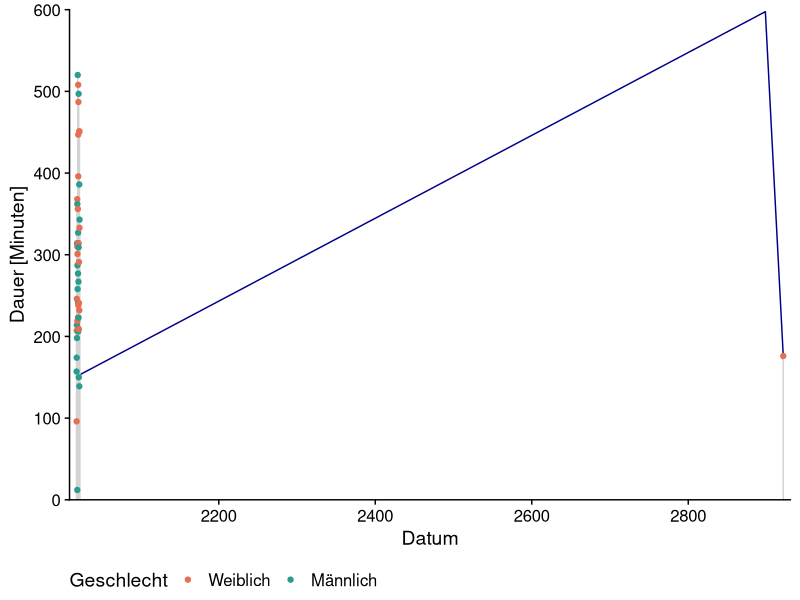
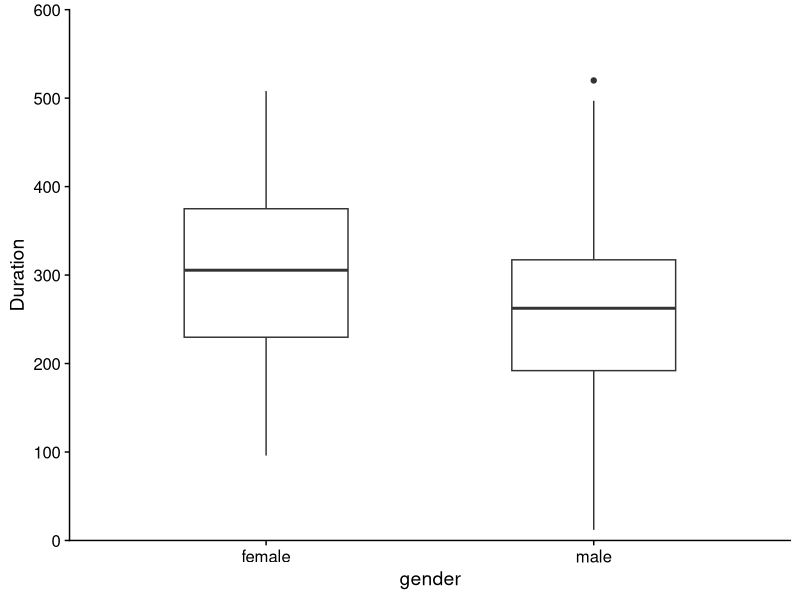
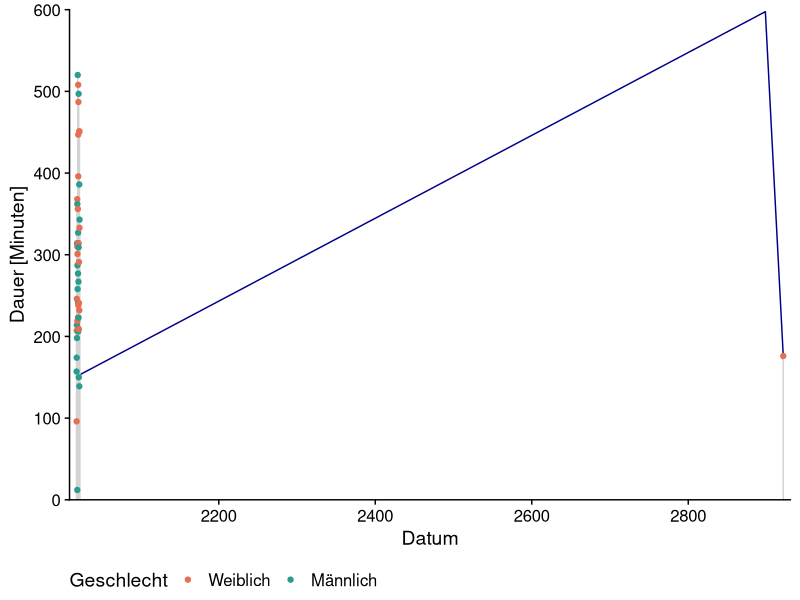

The R source for these figures, in order:
library(lubridate)
library(cowplot)
library(tidyverse)

# some parsing failures aparently, also some of the data needs to be corrected
allesgesagt_raw <- read_csv("allesgesagt/allesgesagt_raw.csv")
# fix(allesgesagt_raw)

allesgesagt <- allesgesagt_raw %>% 
  mutate(Date = make_date(year, month, day),
         Duration = hours*60+minutes)


ggplot(allesgesagt) +
  geom_smooth(aes(x = Date, y = Duration), se = FALSE, alpha = 0.5,
              color = "darkblue", size = 0.5) +
  geom_col(aes(x = Date, y = Duration), color = "lightgrey") +
  geom_point(aes(x = Date, y = Duration, color = gender)) +
  scale_color_manual(breaks = c("female", "male"),
                     labels = c("Weiblich", "Männlich"),
                     values = c("#e76f51", "#2a9d8f"),
                     name = "Geschlecht") +
  # geom_smooth(aes(x = Date, y = Duration), se = FALSE, method = "lm") +
  scale_x_date(name = "Datum", expand = c(0.01,0)) +
  scale_y_continuous(expand = c(0,0), limits = c(0, 600), 
                     name = "Dauer [Minuten]") +
  theme_half_open() +
  theme(legend.position = "bottom") 
ggsave("allesgesagt/duration_ts_01.png",
       width = 15, height = 12, units = "cm", dpi = 450)

ggplot(allesgesagt) +
  geom_boxplot(aes(x = gender, y = Duration), width = 0.5) +
  scale_y_continuous(expand = c(0,0), limits = c(0, 600)) +
  theme_half_open()
